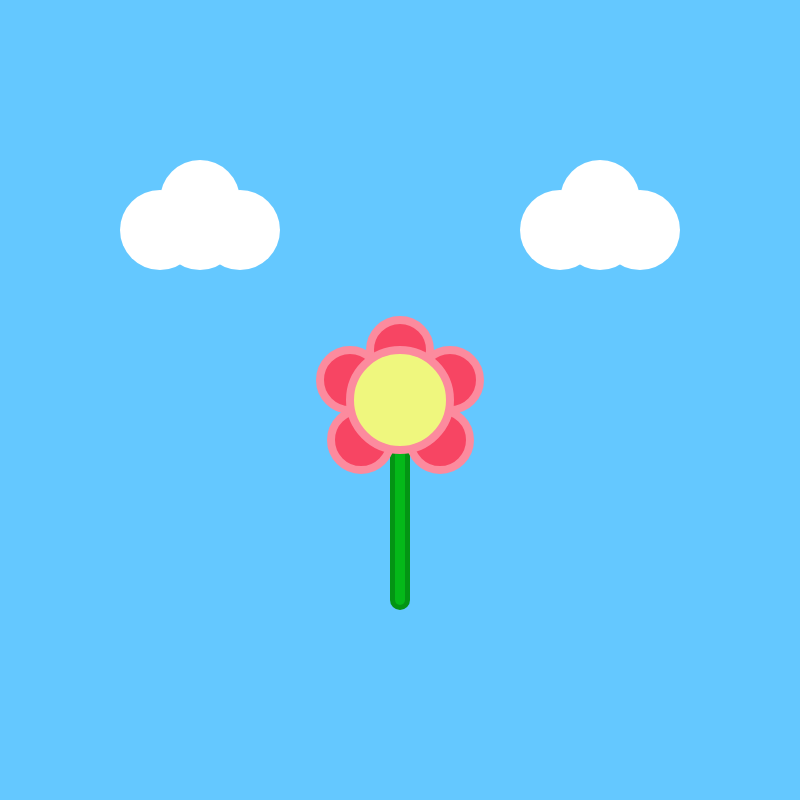
Frame 1 (no input)
Frame 60 (no input): identical to frame 1, image omitted
Frame 120 (the mouse pressed at the canvas centre since frame 60): identical to frame 1, image omitted

The p5.js sketch that drew this single still picture (run headless with seeded random() and noise() and a simulated clock; from frame 60 on, the mouse is pressed at the canvas centre):

// p5.js sketch
// ── sketch.js
function setup() {
  createCanvas(800, 800);
}

function draw() {
  background(0);

  flower();
}

function apple(){
let xapple1=320;
let xapple2=390;
let xapple3=400;
let xapple4=450;
let apple1y=380;
let apple2y=410;
let apple3y=340;
let apple4y=450;
let r = 148;
let g = 21;
let b = 21;

  background(113, 192, 245);
  //trunk
  strokeWeight(50);
  stroke(99, 58, 39);
  line(400,400,400,600);
  strokeWeight(40);
  stroke(143, 81, 53);
  line(400,400,400,600);
  //leaves
  fill(46, 120, 48);
  stroke(46, 120, 48)
  circle(400,350,80);
  circle(350,380,80);
  circle(450,380,80);
  circle(361,440,80);
  circle(440,440,80);
  //grass
  noStroke();
  fill(123, 242, 104)
  rect(0,600,900,400)
  //flowers
  fill(247, 69, 99);
  circle(30,650,10);
  circle(25,655,10);
  circle(35,655,10);
  circle(30,660,10);
  fill(239, 247, 126);
  circle(30,655,11);
  fill(247, 69, 99);
  circle(700,650,10);
  circle(695,655,10);
  circle(705,655,10);
  circle(700,660,10);
  fill(239, 247, 126);
  circle(700,655,11);
  //cloud1
  fill(255,255,255);
  noStroke();
  circle(100,100,80);
  circle(60,130,80);
  circle(140,130,80);
  circle(100,130,80);
  //cloud2
  circle(700,100,80);
  circle(660,130,80);
  circle(740,130,80);
  circle(700,130,80);
  //apple
  fill(r,g,b)
  ellipse(xapple1,apple1y,30)
  ellipse(xapple2,apple2y,30)
  ellipse(xapple3,apple3y,30)
  ellipse(xapple4,apple4y,30)
  if (apple1y < 600) {
    apple1y ++;
  }
  if (apple2y < 600) {
    apple2y ++;
  }
  if (apple4y < 600) {
    apple4y +=5;
  }

  //star following cursor
  fill(245, 242, 105)
  ellipse(mouseX,mouseY,10,30)
  ellipse(mouseX,mouseY,30,10)
}
  
function flower(){
  background(100,200,300);
  strokeWeight(20);
  stroke(3,148,20);
  line(400,400,400,600);
  strokeWeight(10);
  stroke(4,184,25);
  line(400,400,400,600);
  strokeWeight(8);
  stroke(252, 139, 158);
  fill(247, 69, 99);
  circle(400,350,60);
  circle(350,380,60);
  circle(450,380,60);
  circle(361,440,60);
  circle(440,440,60);
  fill(239, 247, 126);
  circle(400,400,100);
  fill(255,255,255);
  noStroke();
  circle(200,200,80);
  circle(160,230,80);
  circle(240,230,80);
  circle(200,230,80);
  circle(600,200,80);
  circle(560,230,80);
  circle(640,230,80);
  circle(600,230,80);
}

function png(){


}
